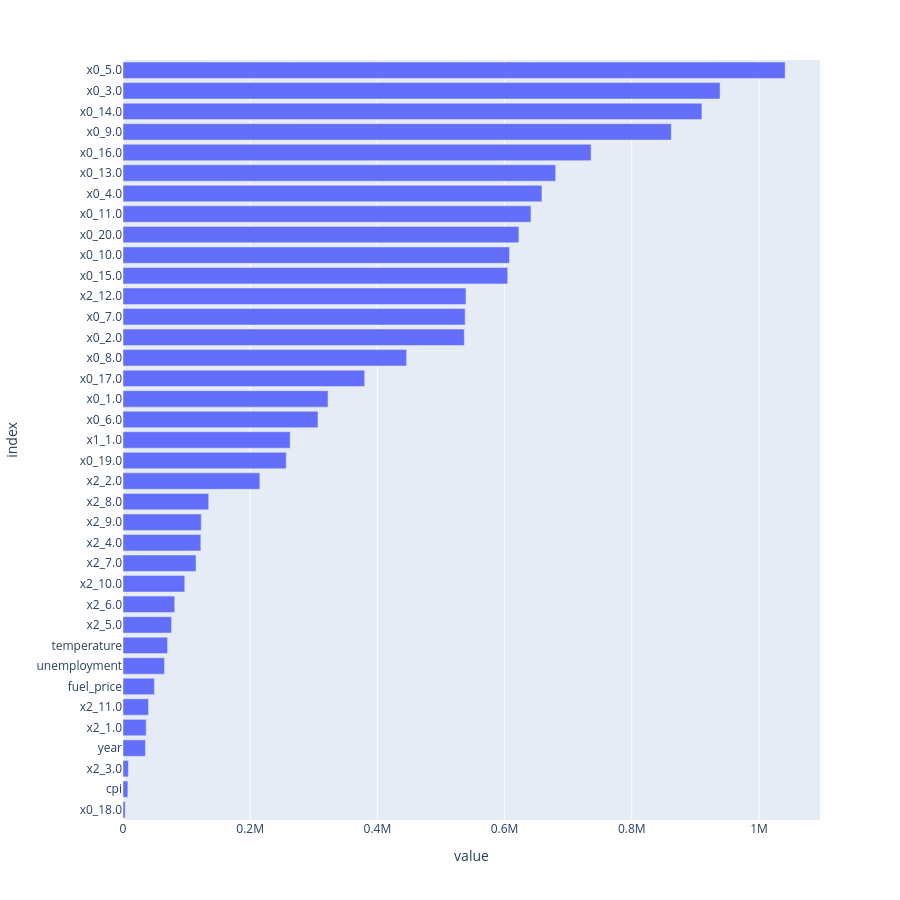

Notebook source saved alongside this figure:
### Code cell
# Plot coefficients
fig = px.bar(feature_importance, orientation = 'h')
fig.update_layout(showlegend = False, height=900,
                 )
fig.update_yaxes(dtick=1)  # une étiquette pour chaque colonne
fig.show()

### Figure 1 — Plotly figure (JSON) as saved in the notebook; plotly's stock layout.template omitted (floating-point values rounded to 4 significant figures)
{"data": [{"hovertemplate": "variable=coefficients<br>value=%{x}<br>index=%{y}<extra></extra>", "legendgroup": "coefficients", "marker": {"color": "#636efa", "pattern": {"shape": ""}}, "name": "coefficients", "orientation": "h", "showlegend": true, "textposition": "auto", "type": "bar", "x": [3451.0, 7656.0, 8430.0, 35410.0, 36430.0, 40160.0, 49420.0, 65220.0, 70120.0, 76350.0, 81290.0, 97090.0, 114800.0, 122300.0, 123100.0, 134800.0, 215200.0, 256800.0, 262900.0, 306600.0, 322300.0, 380000.0, 446000.0, 536700.0, 538000.0, 539300.0, 604900.0, 607800.0, 622500.0, 641500.0, 658800.0, 680300.0, 736100.0, 862200.0, 910300.0, 938800.0, 1041000.0], "xaxis": "x", "y": ["x0_18.0", "cpi", "x2_3.0", "year", "x2_1.0", "x2_11.0", "fuel_price", "unemployment", "temperature", "x2_5.0", "x2_6.0", "x2_10.0", "x2_7.0", "x2_4.0", "x2_9.0", "x2_8.0", "x2_2.0", "x0_19.0", "x1_1.0", "x0_6.0", "x0_1.0", "x0_17.0", "x0_8.0", "x0_2.0", "x0_7.0", "x2_12.0", "x0_15.0", "x0_10.0", "x0_20.0", "x0_11.0", "x0_4.0", "x0_13.0", "x0_16.0", "x0_9.0", "x0_14.0", "x0_3.0", "x0_5.0"], "yaxis": "y"}], "layout": {"barmode": "relative", "height": 900, "legend": {"title": {"text": "variable"}, "tracegroupgap": 0}, "margin": {"t": 60}, "showlegend": false, "xaxis": {"anchor": "y", "domain": [0, 1], "title": {"text": "value"}}, "yaxis": {"anchor": "x", "domain": [0, 1], "dtick": 1, "title": {"text": "index"}}}}
